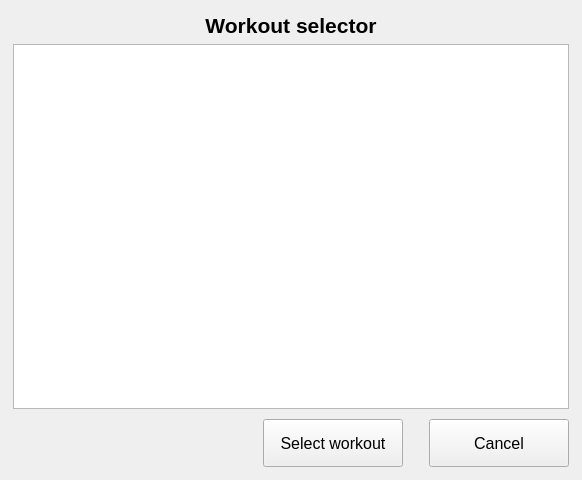
<?xml version="1.0" encoding="UTF-8"?>
<ui version="4.0">
 <class>WorkoutSelector</class>
 <widget class="QDialog" name="WorkoutSelector">
  <property name="geometry">
   <rect>
    <x>0</x>
    <y>0</y>
    <width>582</width>
    <height>480</height>
   </rect>
  </property>
  <property name="windowTitle">
   <string>Dialog</string>
  </property>
  <layout class="QVBoxLayout" name="verticalLayout">
   <item>
    <widget class="QWidget" name="widget" native="true">
     <layout class="QVBoxLayout" name="verticalLayout_2">
      <property name="leftMargin">
       <number>2</number>
      </property>
      <property name="topMargin">
       <number>2</number>
      </property>
      <property name="rightMargin">
       <number>2</number>
      </property>
      <property name="bottomMargin">
       <number>2</number>
      </property>
      <item>
       <widget class="QLabel" name="label">
        <property name="text">
         <string>&lt;html&gt;&lt;head/&gt;&lt;body&gt;&lt;p align=&quot;center&quot;&gt;&lt;span style=&quot; font-size:16pt; font-weight:600;&quot;&gt;Workout selector&lt;/span&gt;&lt;/p&gt;&lt;/body&gt;&lt;/html&gt;</string>
        </property>
       </widget>
      </item>
      <item>
       <widget class="QListWidget" name="listWorkouts"/>
      </item>
     </layout>
    </widget>
   </item>
   <item>
    <widget class="QWidget" name="widget_7" native="true">
     <layout class="QHBoxLayout" name="horizontalLayout_2">
      <property name="leftMargin">
       <number>2</number>
      </property>
      <property name="topMargin">
       <number>2</number>
      </property>
      <property name="rightMargin">
       <number>2</number>
      </property>
      <property name="bottomMargin">
       <number>2</number>
      </property>
      <item>
       <spacer name="horizontalSpacer_4">
        <property name="orientation">
         <enum>Qt::Horizontal</enum>
        </property>
        <property name="sizeHint" stdset="0">
         <size>
          <width>40</width>
          <height>20</height>
         </size>
        </property>
       </spacer>
      </item>
      <item>
       <widget class="QPushButton" name="pbOk">
        <property name="sizePolicy">
         <sizepolicy hsizetype="Minimum" vsizetype="Minimum">
          <horstretch>0</horstretch>
          <verstretch>0</verstretch>
         </sizepolicy>
        </property>
        <property name="minimumSize">
         <size>
          <width>140</width>
          <height>48</height>
         </size>
        </property>
        <property name="font">
         <font>
          <pointsize>12</pointsize>
         </font>
        </property>
        <property name="text">
         <string>Select workout</string>
        </property>
        <property name="icon">
         <iconset resource="../../res/resource.qrc">
          <normaloff>:/icons/checkmark.svg</normaloff>:/icons/checkmark.svg</iconset>
        </property>
        <property name="iconSize">
         <size>
          <width>32</width>
          <height>32</height>
         </size>
        </property>
        <property name="autoDefault">
         <bool>false</bool>
        </property>
       </widget>
      </item>
      <item>
       <spacer name="horizontalSpacer_3">
        <property name="orientation">
         <enum>Qt::Horizontal</enum>
        </property>
        <property name="sizeType">
         <enum>QSizePolicy::Fixed</enum>
        </property>
        <property name="sizeHint" stdset="0">
         <size>
          <width>20</width>
          <height>20</height>
         </size>
        </property>
       </spacer>
      </item>
      <item>
       <widget class="QPushButton" name="pbCancel">
        <property name="sizePolicy">
         <sizepolicy hsizetype="Minimum" vsizetype="Minimum">
          <horstretch>0</horstretch>
          <verstretch>0</verstretch>
         </sizepolicy>
        </property>
        <property name="minimumSize">
         <size>
          <width>140</width>
          <height>48</height>
         </size>
        </property>
        <property name="font">
         <font>
          <pointsize>12</pointsize>
         </font>
        </property>
        <property name="text">
         <string>Cancel</string>
        </property>
        <property name="icon">
         <iconset resource="../../res/resource.qrc">
          <normaloff>:/icons/process-stop.svg</normaloff>:/icons/process-stop.svg</iconset>
        </property>
        <property name="iconSize">
         <size>
          <width>32</width>
          <height>32</height>
         </size>
        </property>
        <property name="autoDefault">
         <bool>false</bool>
        </property>
       </widget>
      </item>
     </layout>
    </widget>
   </item>
  </layout>
 </widget>
 <resources>
  <include location="../../res/resource.qrc"/>
 </resources>
 <connections/>
</ui>
